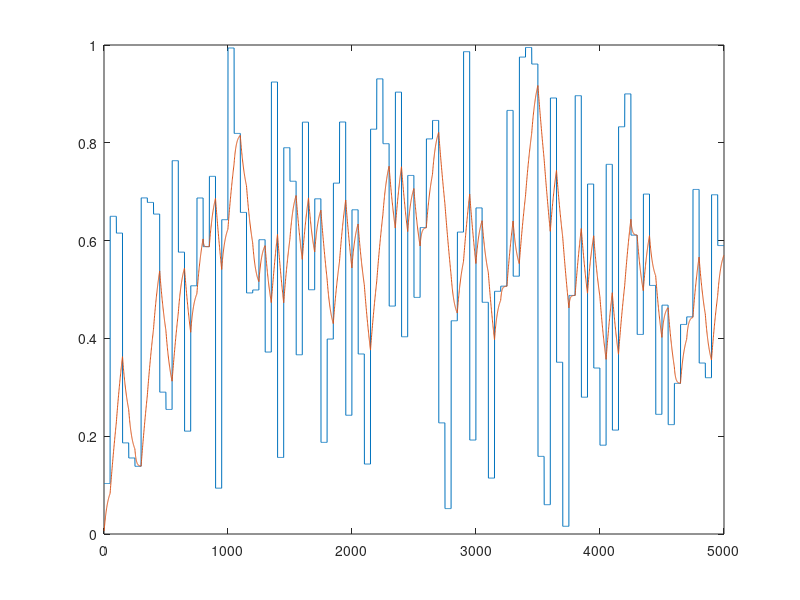

Here is the MATLAB script that generated this plot:
clear
close all
Td = rand(4,100);

t = 0;
j = 2;
Tmj(:,1) = zeros(4,1);
Tm_vec = [];
Td_vec = [];

for i = 1:1:100
    T0 =  Tmj(:,end);
    j = 1;
    for td = 0.001:0.001:0.05
        Delta_Td = (Td(:,i)-T0);
        k = abs(0.3*Delta_Td);
        Tmj(:,j) = T0 + Delta_Td.*(ones(4,1)-exp(-td./k));
        %Tmmax = 1;
        %Delta_Td_ = Tmmax/(1 + (1/0.2)*exp(-td/0.2));
        %Delta_Tm =  (1-exp(-td/0.2))*min(Delta_Td_,Delta_Td);
        %Tm(j) = Tm(10*i-10+1) + Delta_Tm;
        %Tm(j) = (1-exp(-td/0.2))*(Td(i));
        

        %keyboard
        
        j = j+1;
    end
    Tm_vec = [Tm_vec,Tmj];
    Td_vec = [Td_vec,Td(:,i).*ones(4,j-1)];
t = t + 0.1;
%keyboard
end

plot(Td_vec(4,2:end))
hold on;
plot(Tm_vec(4,2:end))

